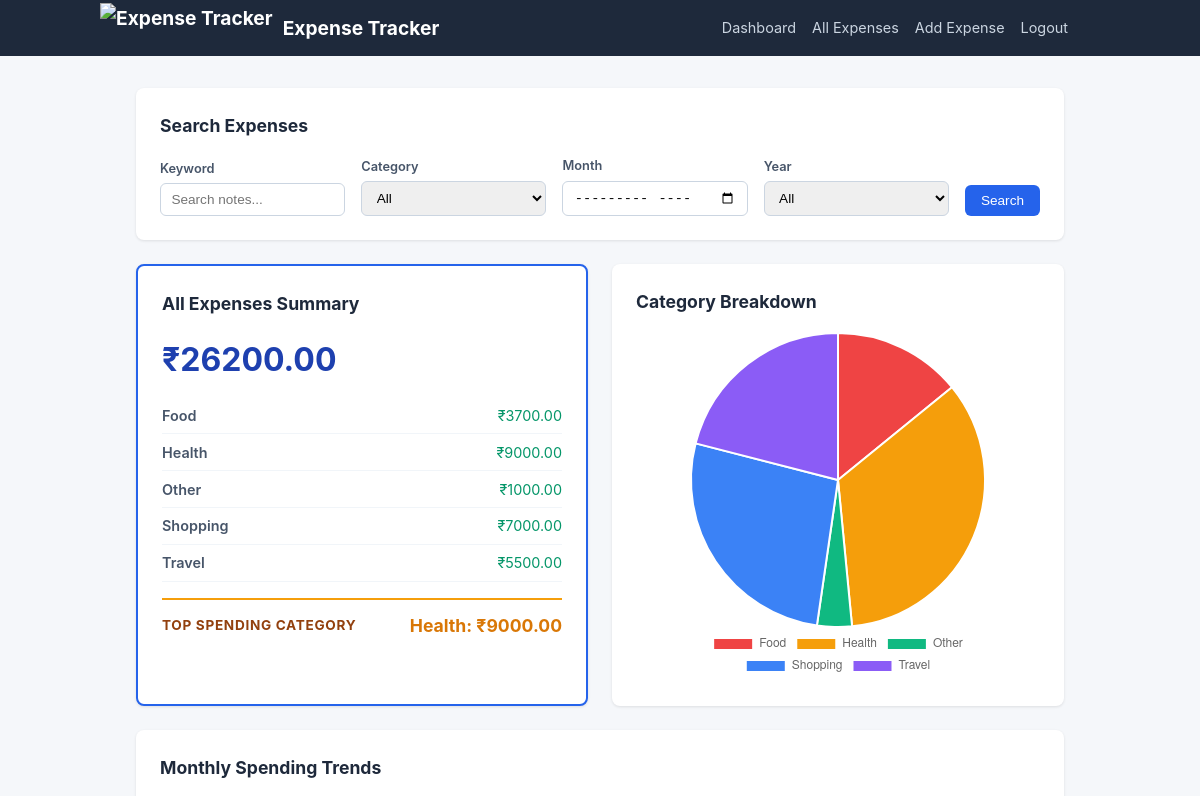
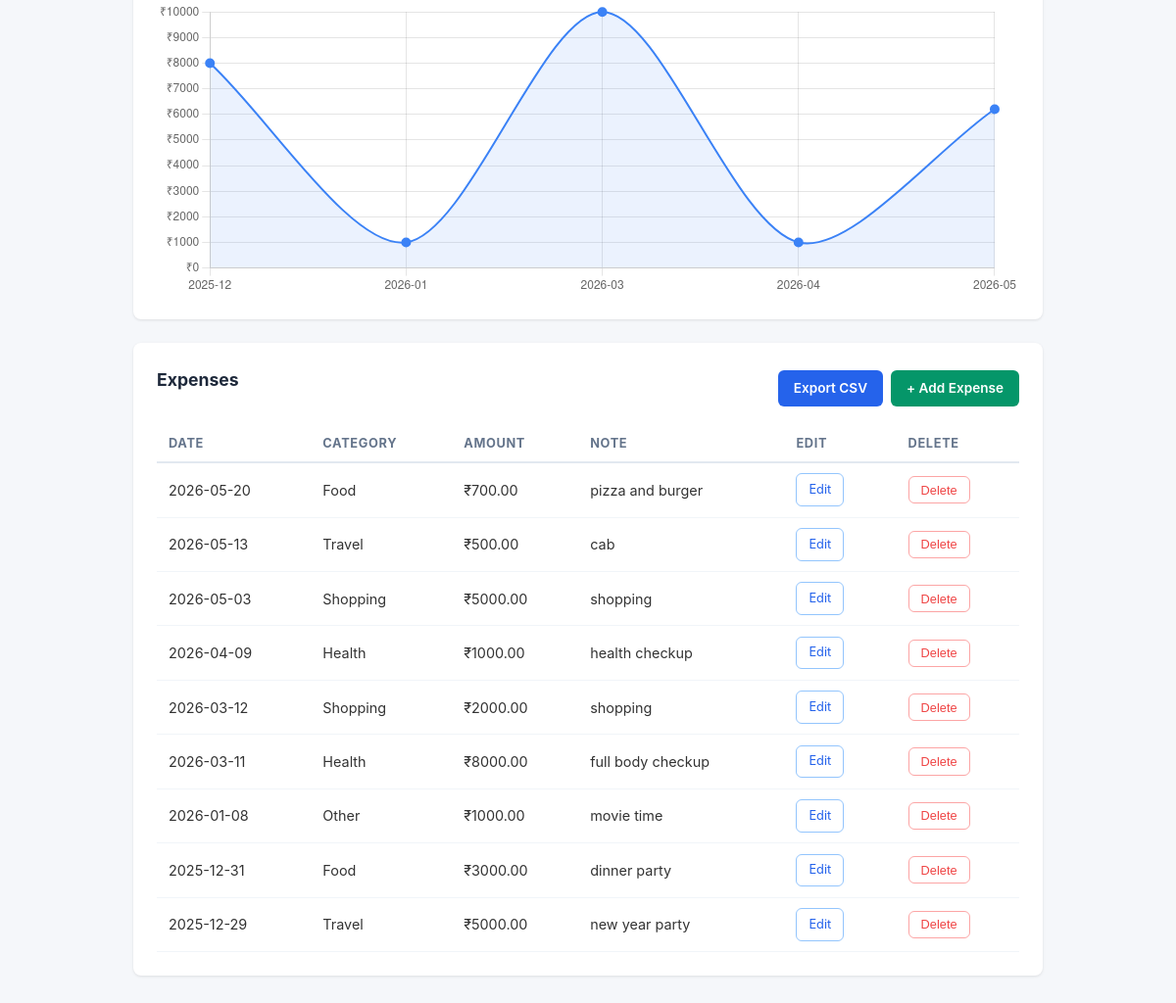
The app's page /all (signed in) with its own data (2 pictures, top to bottom).
### tables this page shows
CREATE TABLE expenses (
    id INTEGER PRIMARY KEY AUTOINCREMENT,
    user_id INTEGER NOT NULL,
    amount REAL NOT NULL,
    category TEXT NOT NULL,
    date TEXT NOT NULL,
    note TEXT DEFAULT '',
    FOREIGN KEY (user_id) REFERENCES users(id)
);

### web_app/app.py (the view)
@app.route('/all')
def all_expenses():
    if 'user_id' not in session:
        return redirect('/login')
    user_id = session['user_id']
    db = get_db()
    try:
        expenses = db.execute(
            'SELECT * FROM expenses WHERE user_id = ? ORDER BY date DESC',
            (user_id,)
        ).fetchall()
        total = sum(row['amount'] for row in expenses)
        category_totals = {}
        for row in expenses:
            cat = row['category']
            category_totals[cat] = category_totals.get(cat, 0) + row['amount']
        year_rows = db.execute(
            'SELECT DISTINCT strftime("%Y", date) as y FROM expenses WHERE user_id = ? ORDER BY y DESC',
            (user_id,)
        ).fetchall()
        available_years = [r['y'] for r in year_rows]
        top_category = max(category_totals, key=category_totals.get) if category_totals else None
        top_amount = category_totals[top_category] if top_category else 0
        monthly_trends = db.execute(
            'SELECT strftime("%Y-%m", date) as month, SUM(amount) as total FROM expenses WHERE user_id = ? GROUP BY month ORDER BY month ASC',
            (user_id,)
        ).fetchall()
    except Exception:
        return render_template('dashboard.html', error='Could not load expenses.',
                               expenses=[], total=0, category_totals={},
                               current_month='', show_all=True, available_years=[],
                               search_q='', search_category='', search_month='',
                               categories=ALLOWED_CATEGORIES, top_category=None, top_amount=0,
                               monthly_trends=[])
    return render_template('dashboard.html', expenses=expenses, total=total,
                           category_totals=category_totals,
                           current_month='', show_all=True, available_years=available_years,
                           search_q='', search_category='', search_month='',
                           categories=ALLOWED_CATEGORIES, top_category=top_category,
                           top_amount=top_amount, monthly_trends=monthly_trends)

### web_app/app.py (called while the page is built)
def get_db():
    if 'db' not in g:
        g.db = sqlite3.connect(DATABASE)
        g.db.row_factory = sqlite3.Row
    return g.db

### web_app/templates/dashboard.html (shortened to what this page needs)
{% extends "base.html" %}
{% block content %}
<div class="dashboard">
    <div class="dashboard-layout">
        <div class="dashboard-left">
    <section class="search-section">
        <h2>Search Expenses</h2>
        <form method="GET" action="/search">
            <div class="search-row">
                <div class="search-field">
                    <label for="q">Keyword</label>
                    <input type="text" id="q" name="q" placeholder="Search notes..."
                           value="{{ search_q }}">
                </div>
                <div class="search-field">
                    <label for="search_category">Category</label>
                    <select id="search_category" name="category">
                        <option value="">All</option>
                    </select>
                </div>
                <div class="search-field">
                    <label for="month">Month</label>
                    <input type="month" id="month" name="month" value="{{ search_month }}">
                </div>
                <div class="search-field">
                    <label for="year">Year</label>
                    <select id="year" name="year">
                        <option value="">All</option>
                    </select>
                </div>
                <button type="submit" class="search-btn">Search</button>
            </div>
        </form>
    </section>
    <div class="summary-chart-row">
        <div class="summary-chart-col">
            {% if show_all %}
            <section class="summary-section grand-total">
                <h2>All Expenses Summary</h2>
                <p class="total grand">₹{{ "%.2f"|format(total) }}</p>
                {% if category_totals %}
                <ul class="category-list">
                    {% for cat, amt in category_totals.items()|sort %}
                    <li><span class="cat-label">{{ cat }}</span> <span class="cat-amount">₹{{ "%.2f"|format(amt) }}</span></li>
                    {% endfor %}
                </ul>
                {% endif %}
                {% if top_category %}
                <div class="top-category">
                    <span class="top-cat-label">Top Spending Category</span>
                    <span class="top-cat-value">{{ top_category }}: ₹{{ "%.2f"|format(top_amount) }}</span>
                </div>
                {% endif %}
            </section>
            {% endif %}
        </div>
        {% if category_totals %}
        <div class="summary-chart-col">
            <section class="chart-section">
                <h2>Category Breakdown</h2>
                <div class="chart-container">
                    <canvas id="categoryChart" width="300" height="300"></canvas>
                </div>
            </section>
        </div>
        {% endif %}
    </div>
    {% if monthly_trends | length > 1 %}
    <section class="trends-section">
        <h2>Monthly Spending Trends</h2>
        <div class="chart-container">
            <canvas id="trendsChart" width="800" height="300"></canvas>
        </div>
    </section>
    {% endif %}
    <section class="expenses-section">
        <div class="section-header">
            <h2>Expenses</h2>
            <div class="section-actions">
                <a href="/export/csv" class="btn-csv">Export CSV</a>
                <a href="/add" class="btn-add">+ Add Expense</a>
            </div>
        </div>
        {% if expenses %}
        <table>
            <thead>
                <tr>
                    <th>Date</th>
                    <th>Category</th>
                    <th>Amount</th>
                    <th>Note</th>
                    <th>Edit</th>
                    <th>Delete</th>
                </tr>
            </thead>
            <tbody>
                {% for expense in expenses %}
                <tr>
                    <td>{{ expense.date }}</td>
                    <td>{{ expense.category }}</td>
                    <td>₹{{ "%.2f"|format(expense.amount) }}</td>
                    <td>{{ expense.note or '' }}</td>
                    <td>
                        <a href="/edit/{{ expense.id }}" class="btn-edit">Edit</a>
                    </td>
                    <td>
                        <form method="POST" action="/delete/{{ expense.id }}" onsubmit="return confirm('Delete this expense?')">
                            <button type="submit" class="btn-delete">Delete</button>
                        </form>
                    </td>
                </tr>
                {% endfor %}
            </tbody>
        </table>
        {% else %}
        <p class="no-expenses">No expenses found.</p>
        {% endif %}
    </section>
        </div>
    </div>
</div>
<script>
const ctx = document.getElementById('categoryChart');
if (ctx) {
    const data = {{ category_totals | tojson }};
    const labels = Object.keys(data);
    const values = Object.values(data);
    new Chart(ctx, {
        type: 'pie',
        data: {
            labels: labels,
            datasets: [{
                data: values,
                backgroundColor: ['#ef4444', '#f59e0b', '#10b981', '#3b82f6', '#8b5cf6', '#ec4899']
            }]
        },
        options: {
            responsive: true,
            plugins: {
                legend: { position: 'bottom' }
            }
        }
    });
}
const trendsCtx = document.getElementById('trendsChart');
if (trendsCtx) {
    const months = {{ monthly_trends | map(attribute='month') | list | tojson }};
    const totals = {{ monthly_trends | map(attribute='total') | list | tojson }};
    new Chart(trendsCtx, {
        type: 'line',
        data: {
            labels: months,
            datasets: [{
                label: 'Total Spending',
                data: totals,
                borderColor: '#3b82f6',
                backgroundColor: 'rgba(59, 130, 246, 0.1)',
                fill: true,
                tension: 0.3,
                pointRadius: 4,
                pointBackgroundColor: '#3b82f6',
                borderWidth: 2
            }]
        },
        options: {
            responsive: true,
            maintainAspectRatio: false,
            plugins: {
                legend: { display: false }
            },
            scales: {
                y: {
                    beginAtZero: true,
                    ticks: {
                        callback: function(value) { return '₹' + value.toFixed(0); }
                    }
                }
            }
        }
    });
}
</script>
{% endblock %}

### web_app/templates/base.html (shortened to what this page needs)
<!DOCTYPE html>
<html lang="en">
<head>
    <link rel="stylesheet" href="{{ url_for('static', filename='style.css') }}">
</head>
<body>
    <header>
        <nav>
            <a href="/" class="brand">
                <img src="{{ url_for('static', filename='ET_logo.png') }}" alt="Expense Tracker" class="logo">
                Expense Tracker
            </a>
            <div class="nav-links">
                {% if session.get('user_id') %}
                    <a href="/">Dashboard</a>
                    <a href="/all">All Expenses</a>
                    <a href="/add">Add Expense</a>
                    <a href="/logout">Logout</a>
                {% endif %}
            </div>
        </nav>
    </header>
    <main>
        {% block content %}{% endblock %}
    </main>
</body>
</html>

### web_app/static/style.css (style rules this page uses)
* { margin: 0; padding: 0; box-sizing: border-box; }
body { font-family: -apple-system, BlinkMacSystemFont, "Segoe UI", Roboto, sans-serif; background: #f5f7fa; color: #333; line-height: 1.6; }
a { color: #2563eb; text-decoration: none; }
header { background: #1e293b; color: #fff; padding: 0 1.5rem 0 0; }
nav { max-width: 960px; margin: 0 auto; display: flex; align-items: center; height: 56px; gap: 1.5rem; padding-left: 0; }
.brand { display: flex; align-items: center; gap: 10px; font-size: 1.2rem; font-weight: 700; color: #fff; margin-left: -8px; }
.logo { height: 50px; width: auto; }
.nav-links { margin-left: auto; display: flex; gap: 1rem; }
.nav-links a { color: #cbd5e1; font-size: 0.9rem; }
main { max-width: 960px; margin: 2rem auto; padding: 0 1rem; }
.dashboard-layout { display: flex; gap: 1.5rem; align-items: flex-start; }
.dashboard-left { flex: 1; min-width: 0; }
.dashboard section { background: #fff; padding: 1.5rem; border-radius: 8px; box-shadow: 0 1px 3px rgba(0, 0, 0, 0.1); margin-bottom: 1.5rem; }
.dashboard section h2 { font-size: 1.1rem; color: #1e293b; margin-bottom: 1rem; }
.trends-section { background: #fff; padding: 1.5rem; border-radius: 8px; box-shadow: 0 1px 3px rgba(0, 0, 0, 0.1); margin-bottom: 1.5rem; }
.trends-section h2 { font-size: 1.1rem; color: #1e293b; margin-bottom: 1rem; }
.search-row { display: flex; flex-wrap: wrap; gap: 1rem; align-items: flex-end; }
.search-field { flex: 1; min-width: 140px; }
.search-field label { display: block; font-size: 0.8rem; font-weight: 600; color: #475569; margin-bottom: 0.25rem; }
.search-field input, .search-field select { width: 100%; padding: 0.5rem 0.65rem; border: 1px solid #cbd5e1; border-radius: 6px; font-size: 0.85rem; }
.search-btn { padding: 0.5rem 1rem; background: #2563eb; color: #fff; border: none; border-radius: 6px; font-size: 0.85rem; cursor: pointer; white-space: nowrap; }
.total { font-size: 1.5rem; font-weight: 700; color: #059669; margin-bottom: 0.75rem; }
.category-list { list-style: none; }
.category-list li { display: flex; justify-content: space-between; padding: 0.4rem 0; border-bottom: 1px solid #f1f5f9; font-size: 0.9rem; }
.cat-label { font-weight: 600; color: #475569; }
.cat-amount { color: #059669; }
.section-header { display: flex; justify-content: space-between; align-items: center; margin-bottom: 1rem; }
.section-header h2 { margin-bottom: 0; }
.section-actions { display: flex; gap: 0.5rem; }
.btn-csv { padding: 0.5rem 1rem; background: #2563eb; color: #fff; border-radius: 6px; font-size: 0.85rem; font-weight: 600; }
.btn-add { padding: 0.5rem 1rem; background: #059669; color: #fff; border-radius: 6px; font-size: 0.85rem; font-weight: 600; }
table { width: 100%; border-collapse: collapse; }
thead th { text-align: left; font-size: 0.8rem; font-weight: 700; color: #64748b; text-transform: uppercase; letter-spacing: 0.05em; padding: 0.5rem 0.75rem; border-bottom: 2px solid #e2e8f0; }
tbody td { padding: 0.65rem 0.75rem; border-bottom: 1px solid #f1f5f9; font-size: 0.9rem; }
.btn-edit { display: inline-block; padding: 0.35rem 0.75rem; background: transparent; color: #2563eb; border: 1px solid #93c5fd; border-radius: 6px; font-size: 0.8rem; margin-right: 0.4rem; }
.btn-delete { padding: 0.35rem 0.75rem; background: transparent; color: #ef4444; border: 1px solid #fca5a5; border-radius: 6px; font-size: 0.8rem; cursor: pointer; }
.grand-total { border: 2px solid #2563eb; }
.grand-total h2 { color: #1e40af; }
.total.grand { font-size: 2rem; color: #1e40af; }
.top-category { margin-top: 1rem; padding-top: 0.75rem; border-top: 2px solid #f59e0b; display: flex; justify-content: space-between; align-items: center; }
.top-cat-label { font-size: 0.85rem; font-weight: 700; color: #92400e; text-transform: uppercase; letter-spacing: 0.05em; }
.top-cat-value { font-size: 1.1rem; font-weight: 700; color: #d97706; }
.summary-chart-row { display: flex; gap: 1.5rem; margin-bottom: 1.5rem; }
.summary-chart-col { flex: 1; min-width: 0; display: flex; flex-direction: column; }
.summary-chart-col > section { flex: 1; margin-bottom: 0; }
.chart-section { background: #fff; padding: 1.5rem; border-radius: 8px; box-shadow: 0 1px 3px rgba(0, 0, 0, 0.1); }
.chart-section h2 { font-size: 1.1rem; color: #1e293b; margin-bottom: 1rem; }
.chart-container { max-width: 350px; margin: 0 auto; }
.trends-section .chart-container { max-width: 100%; height: 300px; }

### records on screen
expenses: category "Food", amt "3700.00", date "2026-05-20", amount "700.00", note "pizza and burger"
expenses: category "Health", amt "9000.00", date "2026-04-09", amount "1000.00", note "health checkup"
expenses: category "Other", amount "1000.00", date "2026-01-08", note "movie time"
expenses: category "Shopping", amt "7000.00", date "2026-05-03", amount "5000.00", note "shopping"
expenses: category "Travel", amt "5500.00", date "2026-05-13", amount "500.00", note "cab"
expenses: date "2026-03-12", category "Shopping", amount "2000.00", note "shopping"
expenses: date "2026-03-11", category "Health", amount "8000.00", note "full body checkup"
expenses: date "2025-12-31", category "Food", amount "3000.00", note "dinner party"
expenses: date "2025-12-29", category "Travel", amount "5000.00", note "new year party"

### other values on screen
{{ "%.2f"|format(total) }} "26200.00"
{{ "%.2f"|format(top_amount) }} "9000.00"
chart data {{ category_totals | tojson }} {"Food": 3700.0, "Health": 9000.0, "Other": 1000.0, "Shopping": 7000.0, "Travel": 5500.0}
chart data {{ monthly_trends | map(attribute='month') | list | tojson }} ["2025-12", "2026-01", "2026-03", "2026-04", "2026-05"]
chart data {{ monthly_trends | map(attribute='total') | list | tojson }} [8000.0, 1000.0, 10000.0, 1000.0, 6200.0]
